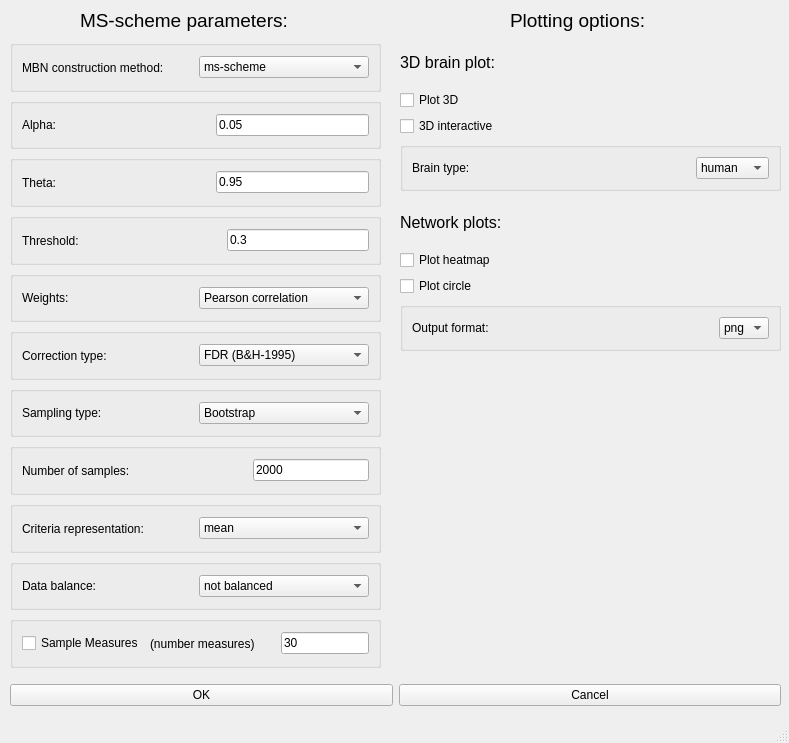
<?xml version="1.0" encoding="UTF-8"?>
<ui version="4.0">
 <class>MainWindow</class>
 <widget class="QMainWindow" name="MainWindow">
  <property name="geometry">
   <rect>
    <x>0</x>
    <y>0</y>
    <width>789</width>
    <height>743</height>
   </rect>
  </property>
  <property name="windowTitle">
   <string>MainWindow</string>
  </property>
  <widget class="QWidget" name="centralwidget">
   <widget class="QLabel" name="label">
    <property name="geometry">
     <rect>
      <x>80</x>
      <y>0</y>
      <width>241</width>
      <height>41</height>
     </rect>
    </property>
    <property name="font">
     <font>
      <pointsize>14</pointsize>
     </font>
    </property>
    <property name="text">
     <string>MS-scheme parameters:</string>
    </property>
   </widget>
   <widget class="QWidget" name="horizontalLayoutWidget_2">
    <property name="geometry">
     <rect>
      <x>10</x>
      <y>670</y>
      <width>771</width>
      <height>51</height>
     </rect>
    </property>
    <layout class="QHBoxLayout" name="horizontalLayout_2">
     <item>
      <widget class="QPushButton" name="pushButton">
       <property name="text">
        <string>OK</string>
       </property>
      </widget>
     </item>
     <item>
      <widget class="QPushButton" name="pushButton_2">
       <property name="text">
        <string>Cancel</string>
       </property>
      </widget>
     </item>
    </layout>
   </widget>
   <widget class="QWidget" name="verticalLayoutWidget">
    <property name="geometry">
     <rect>
      <x>10</x>
      <y>40</y>
      <width>371</width>
      <height>628</height>
     </rect>
    </property>
    <layout class="QVBoxLayout" name="verticalLayout">
     <item>
      <widget class="QGroupBox" name="mbn_construction_box">
       <layout class="QHBoxLayout" name="horizontalLayout_28">
        <item>
         <widget class="QLabel" name="label_27">
          <property name="text">
           <string>MBN construction method: </string>
          </property>
         </widget>
        </item>
        <item>
         <widget class="QComboBox" name="comboBox_7">
          <item>
           <property name="text">
            <string>ms-scheme</string>
           </property>
          </item>
          <item>
           <property name="text">
            <string>conventional</string>
           </property>
          </item>
         </widget>
        </item>
       </layout>
      </widget>
     </item>
     <item>
      <widget class="QGroupBox" name="alpha_box">
       <layout class="QHBoxLayout" name="horizontalLayout_26">
        <item>
         <widget class="QLabel" name="label_23">
          <property name="text">
           <string>Alpha:</string>
          </property>
         </widget>
        </item>
        <item>
         <spacer name="horizontalSpacer">
          <property name="orientation">
           <enum>Qt::Horizontal</enum>
          </property>
          <property name="sizeHint" stdset="0">
           <size>
            <width>40</width>
            <height>20</height>
           </size>
          </property>
         </spacer>
        </item>
        <item>
         <widget class="QLineEdit" name="lineEdit_12">
          <property name="text">
           <string>0.05</string>
          </property>
         </widget>
        </item>
       </layout>
      </widget>
     </item>
     <item>
      <widget class="QGroupBox" name="theta_box">
       <layout class="QHBoxLayout" name="horizontalLayout_25">
        <item>
         <widget class="QLabel" name="label_22">
          <property name="text">
           <string>Theta:</string>
          </property>
         </widget>
        </item>
        <item>
         <spacer name="horizontalSpacer_2">
          <property name="orientation">
           <enum>Qt::Horizontal</enum>
          </property>
          <property name="sizeHint" stdset="0">
           <size>
            <width>40</width>
            <height>20</height>
           </size>
          </property>
         </spacer>
        </item>
        <item>
         <widget class="QLineEdit" name="lineEdit_11">
          <property name="text">
           <string>0.95</string>
          </property>
         </widget>
        </item>
       </layout>
      </widget>
     </item>
     <item>
      <widget class="QGroupBox" name="threshold_box">
       <layout class="QHBoxLayout" name="horizontalLayout_24">
        <item>
         <widget class="QLabel" name="label_21">
          <property name="text">
           <string>Threshold:</string>
          </property>
         </widget>
        </item>
        <item>
         <spacer name="horizontalSpacer_11">
          <property name="orientation">
           <enum>Qt::Horizontal</enum>
          </property>
          <property name="sizeHint" stdset="0">
           <size>
            <width>40</width>
            <height>20</height>
           </size>
          </property>
         </spacer>
        </item>
        <item>
         <widget class="QLineEdit" name="lineEdit_10">
          <property name="text">
           <string>0.3</string>
          </property>
         </widget>
        </item>
       </layout>
      </widget>
     </item>
     <item>
      <widget class="QGroupBox" name="weights_box">
       <layout class="QHBoxLayout" name="horizontalLayout_23">
        <item>
         <widget class="QLabel" name="label_20">
          <property name="text">
           <string>Weights:</string>
          </property>
         </widget>
        </item>
        <item>
         <widget class="QComboBox" name="comboBox_2">
          <item>
           <property name="text">
            <string>Pearson correlation</string>
           </property>
          </item>
          <item>
           <property name="text">
            <string>Spearman correlation</string>
           </property>
          </item>
         </widget>
        </item>
       </layout>
      </widget>
     </item>
     <item>
      <widget class="QGroupBox" name="correction_box">
       <layout class="QHBoxLayout" name="horizontalLayout_22">
        <item>
         <widget class="QLabel" name="label_19">
          <property name="text">
           <string>Correction type:</string>
          </property>
         </widget>
        </item>
        <item>
         <widget class="QComboBox" name="comboBox_3">
          <item>
           <property name="text">
            <string>FDR (B&amp;H-1995)</string>
           </property>
          </item>
          <item>
           <property name="text">
            <string>Bonferroni</string>
           </property>
          </item>
         </widget>
        </item>
       </layout>
      </widget>
     </item>
     <item>
      <widget class="QGroupBox" name="sampling_type_box">
       <layout class="QHBoxLayout" name="horizontalLayout_16">
        <item>
         <widget class="QLabel" name="label_13">
          <property name="text">
           <string>Sampling type:</string>
          </property>
         </widget>
        </item>
        <item>
         <widget class="QComboBox" name="comboBox_4">
          <item>
           <property name="text">
            <string>Bootstrap</string>
           </property>
          </item>
          <item>
           <property name="text">
            <string>Subsample</string>
           </property>
          </item>
         </widget>
        </item>
       </layout>
      </widget>
     </item>
     <item>
      <widget class="QGroupBox" name="n_samples_box">
       <layout class="QHBoxLayout" name="horizontalLayout_21">
        <item>
         <widget class="QLabel" name="label_18">
          <property name="text">
           <string>Number of samples:</string>
          </property>
         </widget>
        </item>
        <item>
         <spacer name="horizontalSpacer_12">
          <property name="orientation">
           <enum>Qt::Horizontal</enum>
          </property>
          <property name="sizeHint" stdset="0">
           <size>
            <width>40</width>
            <height>20</height>
           </size>
          </property>
         </spacer>
        </item>
        <item>
         <widget class="QLineEdit" name="lineEdit_9">
          <property name="text">
           <string>2000</string>
          </property>
         </widget>
        </item>
       </layout>
      </widget>
     </item>
     <item>
      <widget class="QGroupBox" name="criteria_representation_box">
       <layout class="QHBoxLayout" name="horizontalLayout_15">
        <item>
         <widget class="QLabel" name="label_12">
          <property name="text">
           <string>Criteria representation:</string>
          </property>
         </widget>
        </item>
        <item>
         <widget class="QComboBox" name="comboBox_5">
          <item>
           <property name="text">
            <string>mean</string>
           </property>
          </item>
          <item>
           <property name="text">
            <string>mode</string>
           </property>
          </item>
          <item>
           <property name="text">
            <string>median</string>
           </property>
          </item>
          <item>
           <property name="text">
            <string>geodesic</string>
           </property>
          </item>
         </widget>
        </item>
       </layout>
      </widget>
     </item>
     <item>
      <widget class="QGroupBox" name="data_balance_box">
       <layout class="QHBoxLayout" name="horizontalLayout_17">
        <item>
         <widget class="QLabel" name="label_14">
          <property name="text">
           <string>Data balance:</string>
          </property>
         </widget>
        </item>
        <item>
         <widget class="QComboBox" name="comboBox_6">
          <item>
           <property name="text">
            <string>not balanced</string>
           </property>
          </item>
          <item>
           <property name="text">
            <string>ADASYM</string>
           </property>
          </item>
          <item>
           <property name="text">
            <string>downsample</string>
           </property>
          </item>
         </widget>
        </item>
       </layout>
      </widget>
     </item>
     <item>
      <widget class="QGroupBox" name="sample_measures_box">
       <layout class="QHBoxLayout" name="horizontalLayout_20">
        <item>
         <widget class="QCheckBox" name="checkBox">
          <property name="text">
           <string>Sample Measures</string>
          </property>
         </widget>
        </item>
        <item>
         <widget class="QLabel" name="label_17">
          <property name="text">
           <string>(number measures)</string>
          </property>
         </widget>
        </item>
        <item>
         <spacer name="horizontalSpacer_16">
          <property name="orientation">
           <enum>Qt::Horizontal</enum>
          </property>
          <property name="sizeHint" stdset="0">
           <size>
            <width>40</width>
            <height>20</height>
           </size>
          </property>
         </spacer>
        </item>
        <item>
         <widget class="QLineEdit" name="lineEdit_8">
          <property name="text">
           <string>30</string>
          </property>
         </widget>
        </item>
       </layout>
      </widget>
     </item>
    </layout>
   </widget>
   <widget class="QWidget" name="verticalLayoutWidget_2">
    <property name="geometry">
     <rect>
      <x>400</x>
      <y>40</y>
      <width>381</width>
      <height>151</height>
     </rect>
    </property>
    <layout class="QVBoxLayout" name="verticalLayout_2">
     <item>
      <widget class="QLabel" name="label_3">
       <property name="font">
        <font>
         <pointsize>12</pointsize>
        </font>
       </property>
       <property name="text">
        <string>3D brain plot:</string>
       </property>
      </widget>
     </item>
     <item>
      <layout class="QVBoxLayout" name="verticalLayout_4">
       <item>
        <widget class="QCheckBox" name="checkBox_6">
         <property name="text">
          <string>Plot 3D</string>
         </property>
        </widget>
       </item>
       <item>
        <widget class="QCheckBox" name="checkBox_7">
         <property name="text">
          <string>3D interactive</string>
         </property>
        </widget>
       </item>
      </layout>
     </item>
     <item>
      <widget class="QGroupBox" name="brain_type_box">
       <layout class="QHBoxLayout" name="horizontalLayout_18">
        <item>
         <widget class="QLabel" name="label_15">
          <property name="text">
           <string>Brain type:</string>
          </property>
         </widget>
        </item>
        <item>
         <spacer name="horizontalSpacer_14">
          <property name="orientation">
           <enum>Qt::Horizontal</enum>
          </property>
          <property name="sizeHint" stdset="0">
           <size>
            <width>40</width>
            <height>20</height>
           </size>
          </property>
         </spacer>
        </item>
        <item>
         <widget class="QComboBox" name="comboBox">
          <item>
           <property name="text">
            <string>human</string>
           </property>
          </item>
          <item>
           <property name="text">
            <string>rat/mice</string>
           </property>
          </item>
         </widget>
        </item>
       </layout>
      </widget>
     </item>
    </layout>
   </widget>
   <widget class="QWidget" name="verticalLayoutWidget_3">
    <property name="geometry">
     <rect>
      <x>400</x>
      <y>200</y>
      <width>381</width>
      <height>151</height>
     </rect>
    </property>
    <layout class="QVBoxLayout" name="verticalLayout_3">
     <item>
      <widget class="QLabel" name="label_16">
       <property name="font">
        <font>
         <pointsize>12</pointsize>
        </font>
       </property>
       <property name="text">
        <string>Network plots:</string>
       </property>
      </widget>
     </item>
     <item>
      <layout class="QVBoxLayout" name="verticalLayout_5">
       <item>
        <widget class="QCheckBox" name="checkBox_8">
         <property name="text">
          <string>Plot heatmap</string>
         </property>
        </widget>
       </item>
       <item>
        <widget class="QCheckBox" name="checkBox_9">
         <property name="text">
          <string>Plot circle</string>
         </property>
        </widget>
       </item>
      </layout>
     </item>
     <item>
      <widget class="QGroupBox" name="Output_format_box">
       <layout class="QHBoxLayout" name="horizontalLayout_19">
        <item>
         <widget class="QLabel" name="label_26">
          <property name="text">
           <string>Output format: </string>
          </property>
         </widget>
        </item>
        <item>
         <spacer name="horizontalSpacer_15">
          <property name="orientation">
           <enum>Qt::Horizontal</enum>
          </property>
          <property name="sizeHint" stdset="0">
           <size>
            <width>40</width>
            <height>20</height>
           </size>
          </property>
         </spacer>
        </item>
        <item>
         <widget class="QComboBox" name="comboBox_8">
          <item>
           <property name="text">
            <string>png</string>
           </property>
          </item>
          <item>
           <property name="text">
            <string>jpg</string>
           </property>
          </item>
          <item>
           <property name="text">
            <string>svg</string>
           </property>
          </item>
          <item>
           <property name="text">
            <string>pdf</string>
           </property>
          </item>
         </widget>
        </item>
       </layout>
      </widget>
     </item>
    </layout>
   </widget>
   <widget class="QLabel" name="label_4">
    <property name="geometry">
     <rect>
      <x>510</x>
      <y>0</y>
      <width>241</width>
      <height>41</height>
     </rect>
    </property>
    <property name="font">
     <font>
      <pointsize>14</pointsize>
     </font>
    </property>
    <property name="text">
     <string>Plotting options:</string>
    </property>
   </widget>
  </widget>
  <widget class="QStatusBar" name="statusbar"/>
 </widget>
 <resources/>
 <connections/>
</ui>
